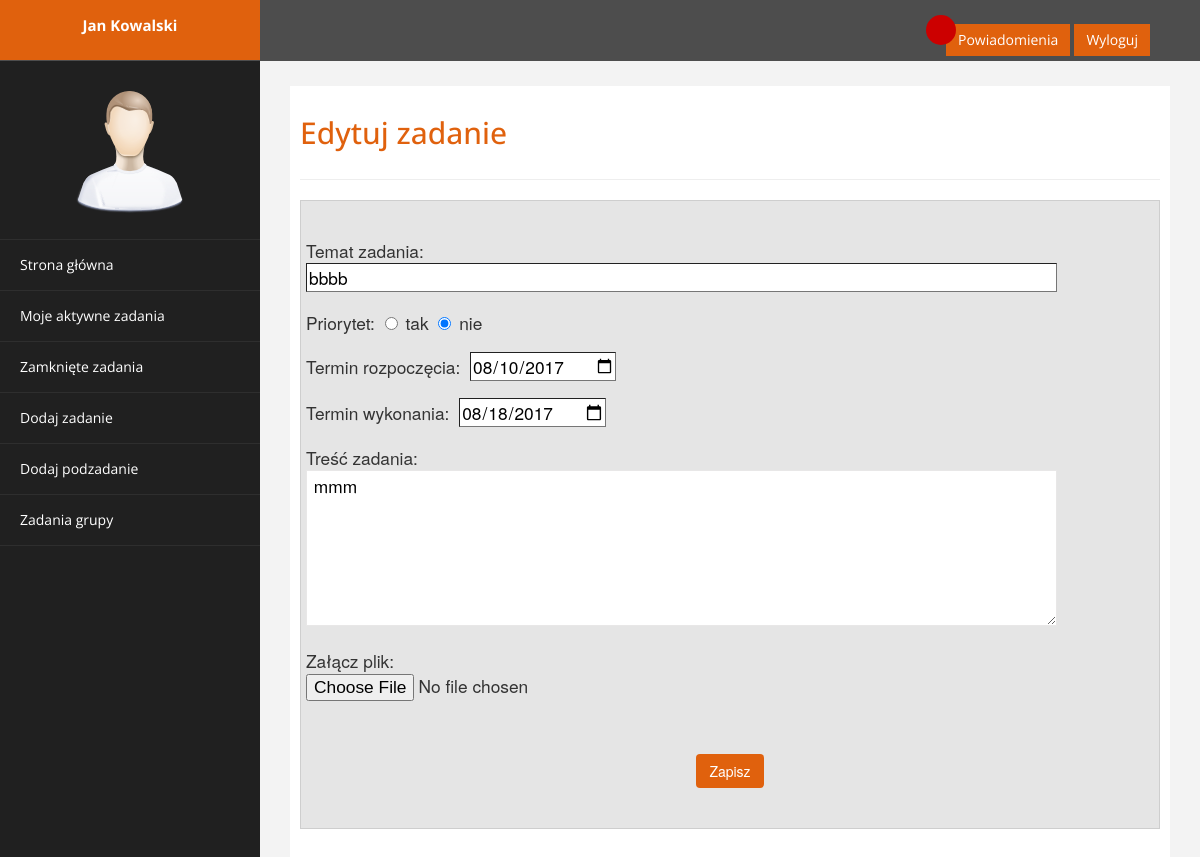
Page /edit_task.php?id=40 (signed in) on the committed database.
### tables this page shows
CREATE TABLE `task` (
  `task_ID` int(11) NOT NULL,
  `name` text NOT NULL,
  `description` text NOT NULL,
  `start_date` date NOT NULL,
  `end_date` date NOT NULL,
  `user_ID` int(11) NOT NULL,
  `priority` tinyint(1) NOT NULL,
  `done` tinyint(1) NOT NULL
);

### database/dbinfo.php (called while the page is built, shortened)
<?php
        $db_task_tab = 'task';
                $db_task_id = 'task_ID';
                $db_task_name = 'name';
                $db_task_description = 'description';
                $db_task_sdate = 'start_date';
                $db_task_edate = 'end_date';
?>

### edit_task.php (the view, shortened to what this page needs)
<!DOCTYPE html>
<html xmlns="http://www.w3.org/1999/xhtml">
<head>
    <link href="template/assets/css/bootstrap.css" rel="stylesheet" />
    <link href="template/assets/css/custom.css" rel="stylesheet" />
</head>
<body>
    <div id="wrapper">
        <nav class="navbar navbar-default navbar-cls-top " role="navigation" style="margin-bottom: 0">
            <div class="navbar-header">
                <a class="navbar-brand" href="main.php"><?php echo $_SESSION['fname']." ".$_SESSION['lname']?></a>
            </div>
    <div style="color: white;
    padding: 15px 50px 5px 50px;
    float: right;
    font-size: 16px;"><div class="circle" id="circle"> </div> <a href="nots.php" class="btn btn-danger square-btn-adjust">Powiadomienia</a>
        <a href="logout.php" class="btn btn-danger square-btn-adjust">Wyloguj</a> </div>
        </nav>
                <nav class="navbar-default navbar-side" role="navigation">
            <div class="sidebar-collapse">
                <ul class="nav" id="main-menu">
				<li class="text-center">
                    <img src="template/assets/img/find_user.png" class="user-image img-responsive"/>
					</li>
                    <li>
                        <a  href="main.php" ><i "></i> Strona główna</a>
                    </li>
                    <li>
                        <a  href="tasks.php" ><i "></i> Moje aktywne zadania</a>
                    </li>
                  <li>
                        <a  href="old_tasks.php" ><i "></i>Zamknięte zadania</a>
                    </li>
                   <?php
                   If ($_SESSION['function']=="2" ){
                      echo '<li>
                        <a  href="add_tasks.php"><i "></i> Dodaj zadanie</a>
                    </li>';
                     echo ' <li><a href="add_subtasks.php"><i "></i> Dodaj podzadanie</a>
                    </li>';
                      echo '<li><a href="team_tasks.php"><i "></i> Zadania grupy</a>
                    </li>';
                   }
                   ?>
                </ul>
            </div>
        </nav>
        <div id="page-wrapper" >
            <div id="page-inner">
                <div class="row">
                    <div class="col-md-12">
                        <h2>Edytuj zadanie</h2>
                    </div>
                </div>
                 <hr />
        <div class="subtask-form">
        <center>
        <br />
        <?php
        require_once "database/dbinfo.php";
        $connection = db_connection();
        $sql= "SELECT * FROM $db_task_tab WHERE $db_task_id=".$_GET['id'];
        $result = $connection->query($sql);
        $row = $result->fetch_assoc();
       echo " <form enctype='multipart/form-data' action='edit_st.php' method='post'>";
       echo " <div class='stemat'><p class='tematt'>Temat zadania: <br /><input type='text' name='topic' value=\"$row[$db_task_name]\" class='stematp' required/></p></div>";
       echo "<div class='stemat'><p class='termint'> Priorytet:
            <input type='radio' name='priority' value='1'/> tak
            <input type='radio' name='priority' value='0' checked/> nie </p></div>";
       echo "<div class='termin'><p class='termint'>Termin rozpoczęcia: <input type='date' id='calendar' name='stime' value=\"$row[$db_task_sdate]\" class='terminp' required/></p></div>";
       echo "<div class='termin'><p class='termint'>Termin wykonania: <input type='date' id='calendar2' name='etime' value=\"$row[$db_task_edate]\" class='terminp' required/></p></div>";
       echo "<div class='stresc'><p class='tresct'>Treść zadania: <br /><textarea name='description' id='trescp' rows='6' style='width:88%' required> $row[$db_task_description]</textarea></p></div>";
       echo "<div class='stresc'><p class='tresct'>Załącz plik: <br /><input type='file' size='32' name='attachment' value=''/><p/><div/>";
        ?>
                <div class="stresc"><button type="submit">Zapisz</button></center><div/>
                 <br>
                 <br>
        </div>
            </div>
        </div>
</body>
</html>

### template/assets/css/custom.css (style rules this page uses)
body { font-family: 'Open Sans', sans-serif; }
#wrapper { width: 100%; background:#202020; }
#page-wrapper { padding: 15px 15px; min-height: 600px; background:#F3F3F3; }
#page-inner { width:100%; margin:10px 20px 10px 0px; background-color:#fff!important; padding:10px; min-height:1200px; }
.text-center { text-align:center; }
h2 { color: #e0610d; }
.square-btn-adjust { border: 0px solid transparent; -webkit-border-radius: 0px; -moz-border-radius: 0px; border-radius: 0px; }
p { font-size:16px; line-height:25px; padding-top:20px; }
button { background-color: #e0610d !important; display: inline-block !important; padding: 6px 12px !important; margin-bottom: 0 !important; font-size: 14px !important; font-weight: normal !important; line-height: 1.42857143 !important; text-align: center !important; white-space: nowrap !important; vertical-align: middle !important; cursor: pointer !important; -webkit-user-select: none !important; -moz-user-select: none !important; -ms-user-select: none !important; user-select: none !important; background-image: none !important; border: 1px solid transparent !important; border-radius: 4px !important; color: #ffffff !important; }
.subtask-form { border-style:solid; border-width:1px; width:100%; height:auto; border-color:#cecece !important; font-family: "Helvetica Neue", Helvetica, Arial, sans-serif; background-color: #e5e5e5; padding:10px, 10px, 10px, 10px; }
p.tematt, p.termint, p.tresct { padding-top:0px; text-align:left; margin-left: 5px; font-family: "Helvetica Neue", Helvetica, Arial, sans-serif; font-size: 13pt; }
.tematp, .trescp, .terminp { margin-left:5px; }
textarea { border-color: #E8E7E7; border-width:0.5px; outline: none; }
input { border-width:1px; outline: none; }
input.stematp { width: 88%; }
.circle { width: 30px; height: 30px; background-color: #cc0000; border-radius: 100%; margin-left: -20px; margin-bottom: -21px; z-index: 1; position: relative; text-align: center; }
.user-image { margin: 25px auto; -webkit-border-radius: 10px; -moz-border-radius: 10px; border-radius: 10px; max-height:170px; max-width:170px; }
.navbar-cls-top .navbar-brand { color: #fff; background: #e0610d; width: 260px; text-align: center; height: 60px; font-size: 15px; font-weight: 700; }
.sidebar-collapse , .sidebar-collapse .nav { background:none; }
.sidebar-collapse .nav { padding:0; }
.sidebar-collapse .nav > li > a { color:#fff; background:#202020; text-shadow:none; }
.sidebar-collapse > .nav > li > a { padding:15px 10px; }
.sidebar-collapse > .nav > li { border-bottom: 1px solid rgba(107, 108, 109, 0.19); }
.navbar-side { border:none; background-color: #202020; }
.navbar-cls-top { background:#4D4D4D; border-bottom:none; }
.navbar-default { border:0px solid black; }
.navbar-header { background: #A70303; }
@media (min-width:768px) { #page-wrapper { margin: 0 0 0 260px; padding: 15px 30px; min-height: 1200px; } }
@media (min-width:768px) { .navbar-side { z-index: 1; position: absolute; width: 260px; } }
@media (min-width:768px) { .navbar { border-radius: 0px; } }

### timeline/style.css (style rules this page uses)
img { vertical-align: middle; }
.img-responsive { display: block; height: auto; max-width: 100%; }

### rows in the picture
task: topic "bbbb", stime "08/10/2017", etime "08/18/2017", description "mmm"

### other values in the picture
$_SESSION['fname'] "Jan"
$_SESSION['lname'] "Kowalski"
